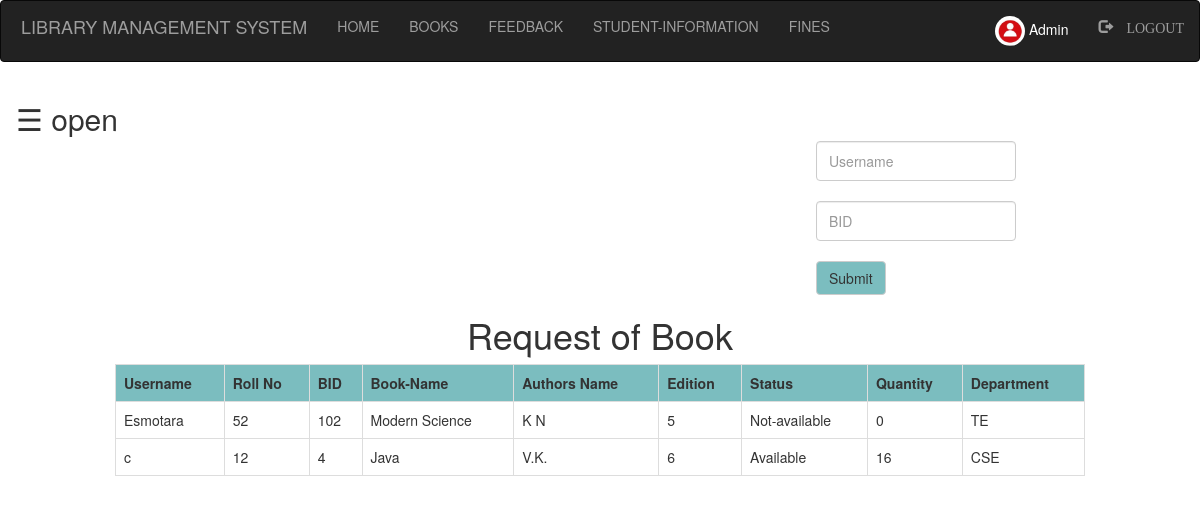
Page /admin/request.php (signed in) on the committed database.
### tables this page shows
CREATE TABLE `student` (
  `first` varchar(100) NOT NULL,
  `last` varchar(100) NOT NULL,
  `username` varchar(100) NOT NULL,
  `password` varchar(255) NOT NULL,
  `roll` int(100) NOT NULL,
  `email` varchar(100) NOT NULL,
  `contact` int(100) NOT NULL,
  `pic` varchar(100) NOT NULL
);

CREATE TABLE `books` (
  `bid` int(100) NOT NULL,
  `name` varchar(100) NOT NULL,
  `authors` varchar(100) NOT NULL,
  `edition` int(100) NOT NULL,
  `status` varchar(100) NOT NULL,
  `quantity` int(100) NOT NULL,
  `department` varchar(100) NOT NULL
);

### admin/request.php (the view, shortened to what this page needs)
<?php
include "navbar.php";
?>
<!DOCTYPE html>
<html>
<head>
</head>
<body>
<div id="main">
  <span style="font-size:30px;cursor:pointer" onclick="openNav()">&#9776; open</span>
<div class="srch">
        <form  method="post" action="" name="form1">
                <input class="form-control" type="text" name="username" placeholder="Username" required=""><br>
                <input class="form-control" type="text" name="bid" placeholder="BID" required=""><br>
                <button style="background-color: #6db6b9e6;" type="submit" name="submit" class="btn btn-default">
                  Submit
                </button>
        </form>
    </div>
    <b><h1 style="text-align: center;">Request of Book</h1></b>
    <div class="container">
<?php
if (isset($_SESSION['login_user'])) {
    $sql = "SELECT student.username, roll, books.bid, name, authors, edition, status, quantity, department
        FROM student
        INNER JOIN issue_book ON student.username = issue_book.username
        INNER JOIN books ON issue_book.bid = books.bid
        WHERE issue_book.approve = ''";
    $res = mysqli_query($db, $sql);
    if ($res) {
        if (mysqli_num_rows($res) == 0) {
            echo "<h2><center>There is no pending request</h2>";
        } else {
            echo "<table class='table table-bordered table-hover'>";
            echo "<tr style='background-color: #6db6b9e6;'>";
            echo "<th>Username</th>";
            echo "<th>Roll No</th>";
            echo "<th>BID</th>";
            echo "<th>Book-Name</th>";
            echo "<th>Authors Name</th>";
            echo "<th>Edition</th>";
            echo "<th>Status</th>";
            echo "<th>Quantity</th>";
            echo "<th>Department</th>";
            echo "</tr>";
            while ($row = mysqli_fetch_assoc($res)) {
                echo "<tr>";
                 echo "<td>" . $row['username'] . "</td>";
                 echo "<td>" . $row['roll'] . "</td>";
                echo "<td>" . $row['bid'] . "</td>";
                echo "<td>" . $row['name'] . "</td>";
                echo "<td>" . $row['authors'] . "</td>";
                echo "<td>" . $row['edition'] . "</td>";
                echo "<td>" . $row['status'] . "</td>";
                echo "<td>" . $row['quantity'] . "</td>";
                echo "<td>" . $row['department'] . "</td>";
                echo "</tr>";
            }
            echo "</table>";
        }
    }
    else {
        echo "Error executing query: " . mysqli_error($db);
    }
} else {
    echo "<center> <h3><b>Please login first to see the request information";
}
        ?>
</div>
</body>
</html>

### admin/style.css (style rules this page uses)
html, body, div, span, object, iframe, h1, h2, h3, h4, h5, h6, p, blockquote, pre, abbr, address, cite, code, del, dfn, em, img, ins, kbd, q, samp, small, strong, sub, sup, var, b, i, dl, dt, dd, ol, ul, li, fieldset, form, label, legend, table, caption, tbody, tfoot, thead, tr, th, td, article, aside, canvas, details, figcaption, figure, footer, header, hgroup, menu, nav, section, summary, time, mark, audio, video { margin:0; padding:0; border:0; outline:0; font-size:100%; vertical-align:baseline; background:transparent; }
body { line-height:1; }
table { border-collapse:collapse; border-spacing:0; }
input, select { vertical-align:middle; }
input { height: 25px; width: 300px; }

### admin/request.php (style rules this page uses)
.srch { padding-left:800px; }
.form-control { height:40px; width:200px; }
.container { width:1000px; }
#main { transition: margin-left .5s; padding: 16px; }

### rows in the picture
student: username "Esmotara", roll "52", books.bid "102", books.name "Modern Science", books.authors "K N", books.edition "5", books.status "Not-available", books.quantity "0", books.department "TE"
student: username "c", roll "12", books.bid "4", books.name "Java", books.authors "V.K.", books.edition "6", books.status "Available", books.quantity "16", books.department "CSE"

### other values in the picture
$_SESSION['login_user'] "Admin"
